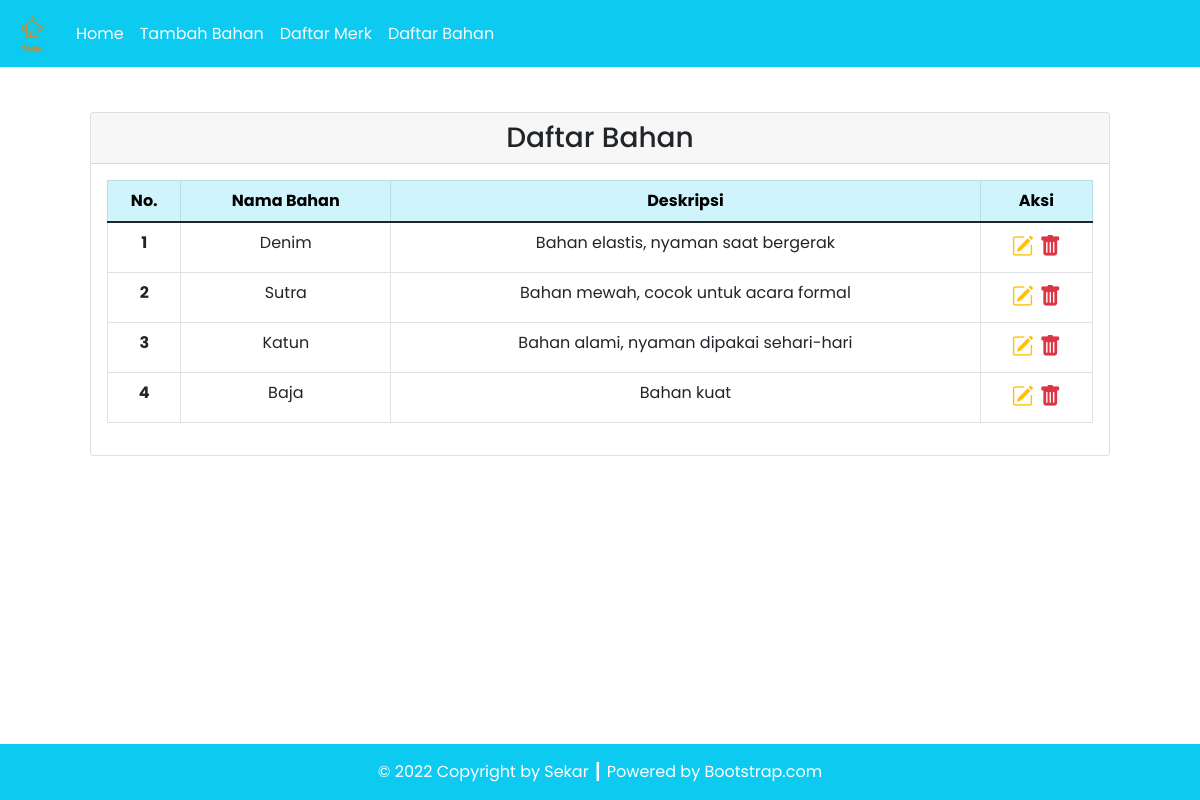
/Program/bahan.php, run on the app's committed database.
### tables this page shows
CREATE TABLE `bahan` (
  `id_bahan` int(11) NOT NULL,
  `nama_bahan` varchar(100) NOT NULL,
  `deskripsi` varchar(255) NOT NULL
);

### Program/config/db.php (called while the page is built)
<?php
$DB_HOST = "localhost";
$DB_USERNAME = "root";
$DB_PASSWORD = "";
$DB_NAME = "db_toko_pakaian";

### Program/classes/DB.php (called while the page is built, shortened)
<?php
class DB
{
    private $hostname;
    private $username;
    private $password;
    private $dbname;
    private $conn;
    private $result;
    function __construct($hostname, $username, $password, $dbname)
    {
        $this->hostname = $hostname;
        $this->username = $username;
        $this->password = $password;
        $this->dbname = $dbname;
    }
    function open()
    {
        $this->conn = mysqli_connect($this->hostname, $this->username, $this->password, $this->dbname);
    }
    function execute($query)
    {
        $this->result = mysqli_query($this->conn, $query);
    }
    function getResult()
    {
        return mysqli_fetch_array($this->result);
    }
}

### Program/classes/Bahan.php (called while the page is built, shortened)
<?php
class Bahan extends DB
{
    function getBahan()
    {
        $query = "SELECT * FROM bahan";
        return $this->execute($query);
    }
}

### Program/bahan.php (the view, shortened to what this page needs)
<?php
include('config/db.php');
include('classes/DB.php');
include('classes/Bahan.php');
$bahan = new Bahan($DB_HOST, $DB_USERNAME, $DB_PASSWORD, $DB_NAME);
$bahan->open();
$bahan->getBahan();
$header = '<tr>
<th scope="row">No.</th>
<th scope="row">Nama Bahan</th>
<th scope="row">Deskripsi</th>
<th scope="row">Aksi</th>
</tr>';
$data = null;
$no = 1;
while ($div = $bahan->getResult()) {
    $data .= '<tr>
    <th scope="row">' . $no . '</th>
    <td>' . $div['nama_bahan'] . '</td>
    <td>' . $div['deskripsi'] . '</td>
    <td style="font-size: 22px;">
        <a href="update.php?id_bahan=' . $div['id_bahan'] . '" title="Edit Data"><i class="bi bi-pencil-square text-warning"></i></a>&nbsp;<a href="#" onclick="confirmDelete(' .  $div['id_bahan'] . ');" title="Delete Data"><i class="bi bi-trash-fill text-danger"></i></a>
        </td>
    </tr>';
    $no++;
}
?>

### data on the page
bahan: nama_bahan "Denim", deskripsi "Bahan elastis, nyaman saat bergerak"
bahan: nama_bahan "Sutra", deskripsi "Bahan mewah, cocok untuk acara formal"
bahan: nama_bahan "Katun", deskripsi "Bahan alami, nyaman dipakai sehari-hari"
bahan: nama_bahan "Baja", deskripsi "Bahan kuat"

### other printed values
$this->content "Home Tambah Bahan Daftar Merk Daftar Bahan Daftar Bahan © 2022 Copyright by Sekar ┃ Powered by Bootstrap.com"
